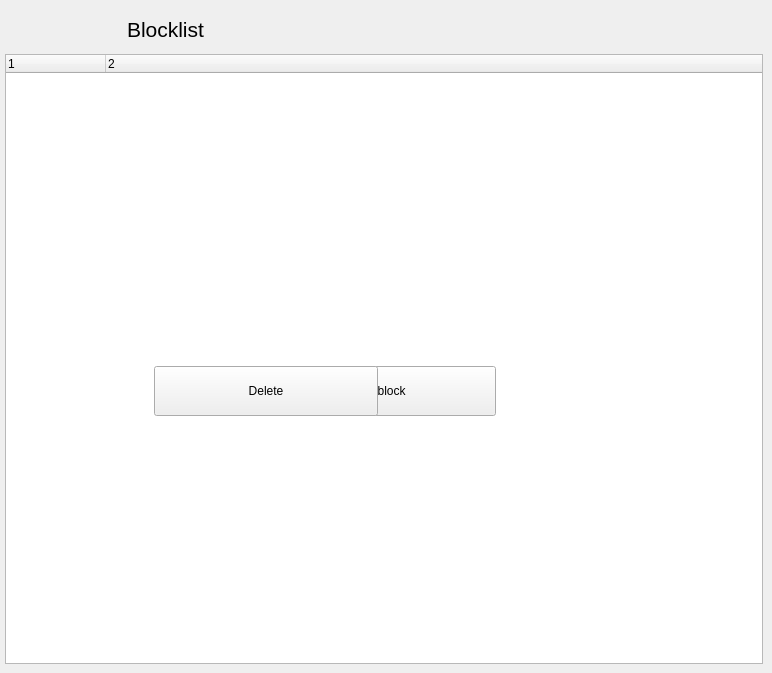
    <widget class="QWidget" name="blocklist_page">

     <widget class="QWidget" name="layoutWidget_5">

      <property name="geometry">

       <rect>

        <x>4</x>

        <y>0</y>

<width>242</width>
<height>60</height>
       </rect>

      </property>

      <layout class="QGridLayout" name="Blocklist">

       <property name="horizontalSpacing">

        <number>3</number>

       </property>

       <item row="0" column="1" alignment="Qt::AlignLeft">

        <widget class="QLabel" name="label_36">

         <property name="minimumSize">

          <size>

<width>0</width>
<height>56</height>
          </size>

         </property>

         <property name="maximumSize">

          <size>

<width>33554430</width>
<height>56</height>
          </size>

         </property>

         <property name="baseSize">

          <size>

<width>0</width>
<height>64</height>
          </size>

         </property>

         <property name="font">

          <font>

           <pointsize>16</pointsize>

           <weight>75</weight>

           <bold>true</bold>

          </font>

         </property>

         <property name="text">

          <string>&lt;!DOCTYPE HTML PUBLIC &quot;-//W3C//DTD HTML 4.0//EN&quot; &quot;http://www.w3.org/TR/REC-html40/strict.dtd&quot;&gt;

&lt;html&gt;&lt;head&gt;&lt;meta name=&quot;qrichtext&quot; content=&quot;1&quot; /&gt;&lt;style type=&quot;text/css&quot;&gt;

p, li { white-space: pre-wrap; }

&lt;/style&gt;&lt;/head&gt;&lt;body style=&quot; font-family:'DejaVu Sans'; font-size:9pt; font-weight:400; font-style:normal;&quot;&gt;

&lt;p style=&quot; margin-top:12px; margin-bottom:12px; margin-left:0px; margin-right:0px; -qt-block-indent:0; text-indent:0px;&quot;&gt;&lt;span style=&quot; font-size:16pt;&quot;&gt;Blocklist&lt;/span&gt;&lt;/p&gt;&lt;/body&gt;&lt;/html&gt;</string>

         </property>

        </widget>

       </item>

       <item row="0" column="0" alignment="Qt::AlignLeft|Qt::AlignVCenter">

        <widget class="QLabel" name="label_35">

         <property name="minimumSize">

          <size>

<width>56</width>
<height>56</height>
          </size>

         </property>

         <property name="maximumSize">

          <size>

<width>56</width>
<height>56</height>
          </size>

         </property>

         <property name="sizeIncrement">

          <size>

<width>64</width>
<height>64</height>
          </size>

         </property>

         <property name="baseSize">

          <size>

<width>56</width>
<height>56</height>
          </size>

         </property>

         <property name="text">

          <string/>

         </property>

         <property name="pixmap">

          <pixmap resource="resourcen.qrc">:/icons/security.svg</pixmap>

         </property>

         <property name="scaledContents">

          <bool>true</bool>

         </property>

        </widget>

       </item>

      </layout>

     </widget>

     <widget class="QTreeWidget" name="UserBlockTreeWidget">

      <property name="geometry">

       <rect>

        <x>5</x>

        <y>54</y>

<width>758</width>
<height>610</height>
       </rect>

      </property>

      <property name="minimumSize">

       <size>

<width>758</width>
<height>0</height>
       </size>

      </property>

      <property name="maximumSize">

       <size>

<width>758</width>
<height>33554430</height>
       </size>

      </property>

      <property name="columnCount">

       <number>2</number>

      </property>

      <column>

       <property name="text">

        <string notr="true">1</string>

       </property>

      </column>

      <column>

       <property name="text">

        <string notr="true">2</string>

       </property>

      </column>

     </widget>

     <widget class="QPushButton" name="cmd_unblockUserFromBlockList">

      <property name="geometry">

       <rect>

        <x>272</x>

        <y>366</y>

<width>224</width>
<height>50</height>
       </rect>

      </property>

      <property name="text">

       <string>Unblock</string>

      </property>

      <property name="icon">

       <iconset resource="resourcen.qrc">

        <normaloff>:/emoticons/good.svg</normaloff>:/emoticons/good.svg</iconset>

      </property>

     </widget>

     <widget class="QPushButton" name="cmd_deleteUserFromBlockList">

      <property name="geometry">

       <rect>

        <x>154</x>

        <y>366</y>

<width>224</width>
<height>50</height>
       </rect>

      </property>

      <property name="text">

       <string>Delete</string>

      </property>

      <property name="icon">

       <iconset resource="resourcen.qrc">

        <normaloff>:/icons/delete.svg</normaloff>:/icons/delete.svg</iconset>

      </property>

      <property name="iconSize">

       <size>

<width>28</width>
<height>28</height>
       </size>

      </property>

     </widget>

    </widget>
